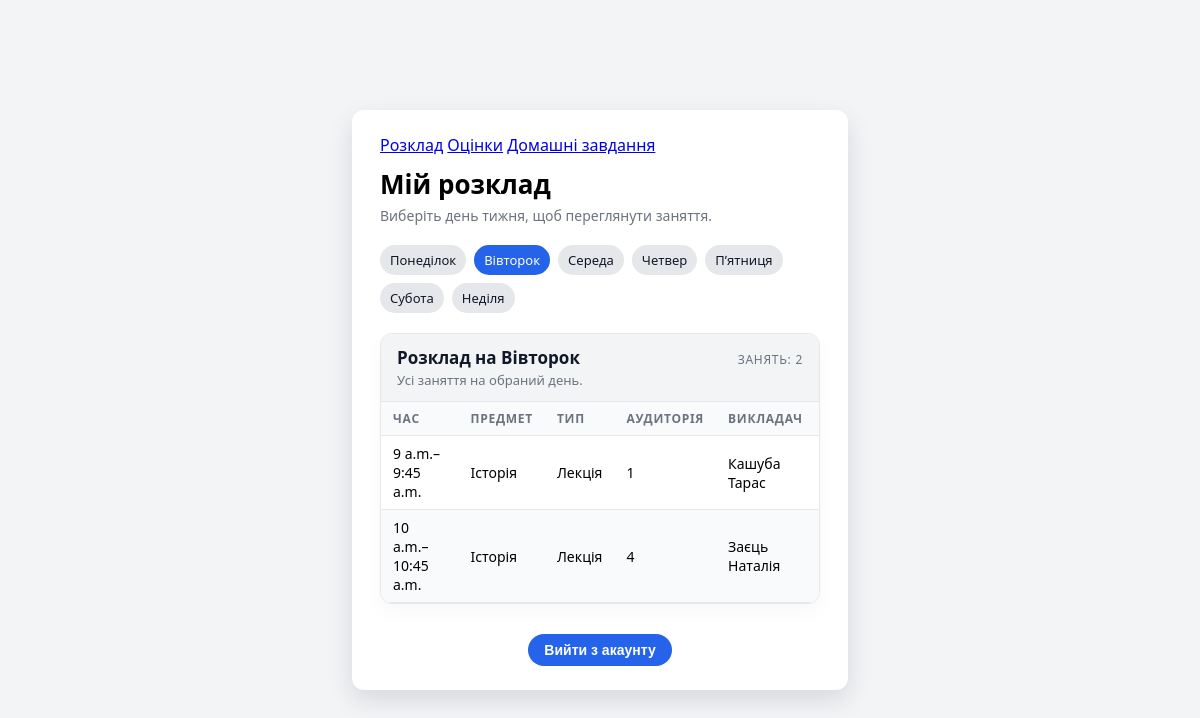
/schedule/?day=1 (signed in), run on the app's committed database.
### diary/models.py (models this page shows, shortened)
class Lesson(models.Model):
    WEEKDAYS = [
        (0, "Понеділок"),
        (1, "Вівторок"),
        (2, "Середа"),
        (3, "Четвер"),
        (4, "Пʼятниця"),
        (5, "Субота"),
        (6, "Неділя"),
    ]
    LESSON_TYPES = [
        ("lecture", "Лекція"),
        ("practice", "Практика"),
        ("lab", "Лабораторна"),
        ("other", "Інше"),
    ]
    subject = models.ForeignKey(Subject, on_delete=models.CASCADE, verbose_name="Предмет")
    weekday = models.IntegerField("День тижня", choices=WEEKDAYS)
    start_time = models.TimeField("Початок")
    end_time = models.TimeField("Кінець")
    room = models.CharField("Аудиторія", max_length=50, blank=True)
    teacher = models.CharField("Викладач", max_length=100, blank=True)
    lesson_type = models.CharField(
        "Тип заняття", max_length=20, choices=LESSON_TYPES, default="lecture"
    )
    class Meta:
        verbose_name = "Заняття"
        verbose_name_plural = "Заняття"
        ordering = ["weekday", "start_time"]

class Subject(models.Model):
    name = models.CharField("Назва предмета", max_length=100)
    short_name = models.CharField("Коротка назва", max_length=30, blank=True)
    class Meta:
        verbose_name = "Предмет"
        verbose_name_plural = "Предмети"
    def __str__(self):
        return self.short_name or self.name

### diary/views.py (the view)
# urls.py: path('schedule/', schedule_view, name='schedule'),
@login_required
def schedule_view(request):
    try:
        current_day = int(request.GET.get("day", -1))
    except ValueError:
        current_day = -1
    if current_day not in range(0, 7):
        current_day = 0
    lessons = Lesson.objects.filter(weekday=current_day).order_by("start_time")
    context = {
        "current_day": current_day,
        "lessons": lessons,
        "weekdays": Lesson.WEEKDAYS,
    }
    return render(request, "diary/schedule.html", context)

### templates/diary/schedule.html (shortened to what this page needs)
{% extends "base.html" %}
{% block content %}
<div class="card">
    <div style="display:flex; justify-content:space-between; align-items:center; margin-bottom:10px;">
        <div class="view-switch">
            <a href="{% url 'schedule' %}" class="view-pill view-pill-active">Розклад</a>
            <a href="{% url 'grades' %}" class="view-pill">Оцінки</a>
            <a href="{% url 'homework' %}" class="view-pill">Домашні завдання</a>
        </div>
    </div>
    <h1>Мій розклад</h1>
    <p class="subtitle">Виберіть день тижня, щоб переглянути заняття.</p>
    <div style="display:flex; gap:8px; margin-bottom:18px; flex-wrap:wrap;">
        {% for value, label in weekdays %}
            <a href="{% url 'schedule' %}?day={{ value }}"
               class="day-pill {% if value == current_day %}day-pill-active{% endif %}">
                {{ label }}
            </a>
        {% endfor %}
    </div>
    <section class="subject-section">
        <div class="subject-header-row">
            <div>
                <div class="subject-title">
                    Розклад на
                    {% for value, label in weekdays %}
                        {% if value == current_day %} {{ label }}{% endif %}
                    {% endfor %}
                </div>
                <div class="subject-subtitle">
                    Усі заняття на обраний день.
                </div>
            </div>
            <div class="subject-meta">
                Занять: {{ lessons|length }}
            </div>
        </div>
        {% if lessons %}
            <table class="grades-table">
                <thead>
                <tr>
                    <th>Час</th>
                    <th>Предмет</th>
                    <th>Тип</th>
                    <th>Аудиторія</th>
                    <th>Викладач</th>
                </tr>
                </thead>
                <tbody>
                {% for lesson in lessons %}
                    <tr>
                        <td>{{ lesson.start_time }}–{{ lesson.end_time }}</td>
                        <td>{{ lesson.subject }}</td>
                        <td>{{ lesson.get_lesson_type_display }}</td>
                        <td>{{ lesson.room|default:"—" }}</td>
                        <td>{{ lesson.teacher|default:"—" }}</td>
                    </tr>
                {% endfor %}
                </tbody>
            </table>
        {% else %}
            <p class="text-muted center" style="margin: 14px 0;">
                На цей день занять поки що не додано.
            </p>
        {% endif %}
    </section>
    <div class="bottom-link center" style="margin-top:22px;">
        <form method="post" action="{% url 'logout' %}">
            <button type="submit" class="btn-primary" style="width:auto; padding:8px 16px;">
                Вийти з акаунту
            </button>
        </form>
    </div>
</div>
{% endblock %}

### templates/base.html (style rules this page uses)
.subject-section { margin-top: 20px; border-radius: 12px; border: 1px solid #e5e7eb; background: #ffffff; overflow: hidden; box-shadow: 0 8px 20px rgba(15, 23, 42, 0.03); }
.subject-header-row { display: flex; justify-content: space-between; align-items: baseline; padding: 12px 16px; background: #f3f4f6; border-bottom: 1px solid #e5e7eb; }
.subject-title { font-size: 17px; font-weight: 600; color: #111827; }
.subject-subtitle { font-size: 13px; color: #6b7280; margin-top: 2px; }
.subject-meta { font-size: 12px; color: #6b7280; text-transform: uppercase; letter-spacing: .06em; }
.grades-table { width: 100%; border-collapse: collapse; font-size: 14px; }
.grades-table thead th { padding: 8px 12px; text-align: left; font-size: 12px; text-transform: uppercase; letter-spacing: .06em; color: #6b7280; background: #f9fafb; border-bottom: 1px solid #e5e7eb; }
.grades-table tbody td { padding: 8px 12px; border-bottom: 1px solid #e5e7eb; }
.grades-table tbody tr:nth-child(even) { background: #f9fafb; }
.center { text-align: center; }
body { font-family: system-ui, -apple-system, BlinkMacSystemFont, "Segoe UI", sans-serif; background: #f3f4f6; margin: 0; padding: 0; }
h1 { margin-top: 0; margin-bottom: 4px; font-size: 26px; }
.subtitle { margin: 0 0 20px; color: #6b7280; font-size: 14px; }
.btn-primary { margin-top: 8px; width: 100%; padding: 10px 14px; border-radius: 999px; border: none; background: #2563eb; color: white; font-weight: 600; font-size: 14px; cursor: pointer; }
.bottom-link { margin-top: 14px; font-size: 13px; text-align: center; }
.day-pill { padding: 6px 10px; border-radius: 999px; font-size: 13px; text-decoration: none; background: #e5e7eb; color: #111827; display: inline-block; }
.day-pill-active { background: #2563eb; color: #ffffff; }

### data on the page
Lesson: start_time "9 a.m.", end_time "9:45 a.m.", subject "Історія", lesson_type "Лекція", room "1", teacher "Кашуба Тарас"
Lesson: start_time "10 a.m.", end_time "10:45 a.m.", subject "Історія", lesson_type "Лекція", room "4", teacher "Заєць Наталія"

### other printed values
{{ label }} "Понеділок" "Вівторок" "Середа" "Четвер" "Пʼятниця" "Субота" "Неділя"
{{ label }} "Вівторок"
{{ lessons|length }} "2"
